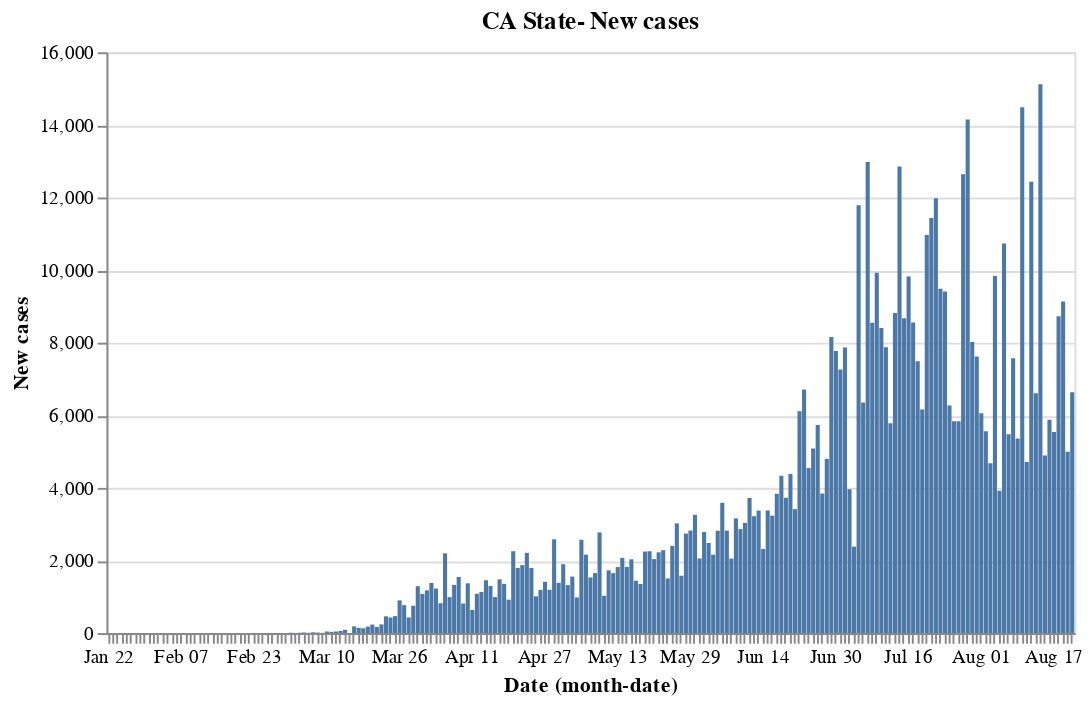

The notebook cell saved with this chart:
### Code cell
red = alt.value("#f54242")
##Ca data
#base_ca.encode(y='Confirmed').properties(title='Total Confirmed') | base_ca.encode(y='Deaths',color = red).properties(title='Total deaths')
base_ca.encode(y='New cases').properties(title='CA State- New cases')

### Figure 1 — Vega-Lite specification as saved in the notebook (floating-point values rounded to 4 significant figures; data arrays with more than 128 entries replaced by an {"elided": "..."} marker saying what was removed)
{"config": {"view": {"continuousWidth": 400, "continuousHeight": 300}}, "data": {"name": "data-cc18b6edbd7a257ebede19da582ba06d"}, "mark": "bar", "encoding": {"x": {"type": "ordinal", "field": "Date", "timeUnit": "monthdate"}, "y": {"type": "quantitative", "field": "New cases"}}, "title": "CA State- New cases", "width": 500, "$schema": "https://vega.github.io/schema/vega-lite/v4.8.1.json", "datasets": {"data-cc18b6edbd7a257ebede19da582ba06d": {"elided": "213 records"}}}
